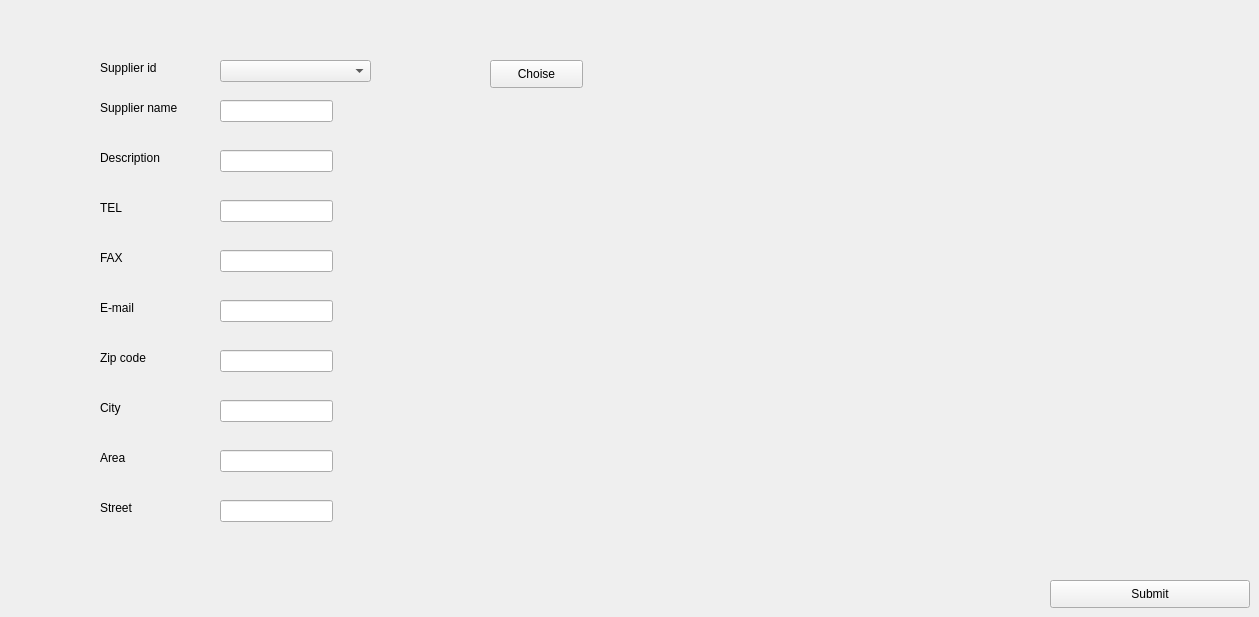
     <widget class="QWidget" name="tab">
      <attribute name="title">
       <string>Update Supplier</string>
      </attribute>
      <widget class="QLabel" name="LBtel_3">
       <property name="geometry">
        <rect>
         <x>100</x>
         <y>200</y>
         <width>55</width>
         <height>16</height>
        </rect>
       </property>
       <property name="text">
        <string>TEL</string>
       </property>
      </widget>
      <widget class="QLineEdit" name="LEstreet_edit">
       <property name="geometry">
        <rect>
         <x>220</x>
         <y>500</y>
         <width>113</width>
         <height>22</height>
        </rect>
       </property>
       <property name="text">
        <string/>
       </property>
      </widget>
      <widget class="QLineEdit" name="LEfax_edit">
       <property name="geometry">
        <rect>
         <x>220</x>
         <y>250</y>
         <width>113</width>
         <height>22</height>
        </rect>
       </property>
      </widget>
      <widget class="QLabel" name="LBstreet_3">
       <property name="geometry">
        <rect>
         <x>100</x>
         <y>500</y>
         <width>81</width>
         <height>16</height>
        </rect>
       </property>
       <property name="text">
        <string>Street</string>
       </property>
      </widget>
      <widget class="QLabel" name="LBname_3">
       <property name="geometry">
        <rect>
         <x>100</x>
         <y>100</y>
         <width>101</width>
         <height>16</height>
        </rect>
       </property>
       <property name="text">
        <string>Supplier name</string>
       </property>
      </widget>
      <widget class="QLineEdit" name="LEarea_edit">
       <property name="geometry">
        <rect>
         <x>220</x>
         <y>450</y>
         <width>113</width>
         <height>22</height>
        </rect>
       </property>
       <property name="text">
        <string/>
       </property>
      </widget>
      <widget class="QLineEdit" name="LEmail_edit">
       <property name="geometry">
        <rect>
         <x>220</x>
         <y>300</y>
         <width>113</width>
         <height>22</height>
        </rect>
       </property>
       <property name="text">
        <string/>
       </property>
      </widget>
      <widget class="QLineEdit" name="LEdiscribe_edit">
       <property name="geometry">
        <rect>
         <x>220</x>
         <y>150</y>
         <width>113</width>
         <height>22</height>
        </rect>
       </property>
       <property name="text">
        <string/>
       </property>
      </widget>
      <widget class="QLabel" name="LBarea_3">
       <property name="geometry">
        <rect>
         <x>100</x>
         <y>450</y>
         <width>81</width>
         <height>16</height>
        </rect>
       </property>
       <property name="text">
        <string>Area</string>
       </property>
      </widget>
      <widget class="QLabel" name="LBcity_3">
       <property name="geometry">
        <rect>
         <x>100</x>
         <y>400</y>
         <width>81</width>
         <height>16</height>
        </rect>
       </property>
       <property name="text">
        <string>City</string>
       </property>
      </widget>
      <widget class="QLineEdit" name="LEtel_edit">
       <property name="geometry">
        <rect>
         <x>220</x>
         <y>200</y>
         <width>113</width>
         <height>22</height>
        </rect>
       </property>
      </widget>
      <widget class="QPushButton" name="PBupdateSupplier">
       <property name="geometry">
        <rect>
         <x>1050</x>
         <y>580</y>
         <width>200</width>
         <height>28</height>
        </rect>
       </property>
       <property name="text">
        <string>Submit</string>
       </property>
      </widget>
      <widget class="QLineEdit" name="LEcity_edit">
       <property name="geometry">
        <rect>
         <x>220</x>
         <y>400</y>
         <width>113</width>
         <height>22</height>
        </rect>
       </property>
       <property name="text">
        <string/>
       </property>
      </widget>
      <widget class="QLabel" name="LBmail_3">
       <property name="geometry">
        <rect>
         <x>100</x>
         <y>300</y>
         <width>55</width>
         <height>16</height>
        </rect>
       </property>
       <property name="text">
        <string>E-mail</string>
       </property>
      </widget>
      <widget class="QLineEdit" name="LEzip_edit">
       <property name="geometry">
        <rect>
         <x>220</x>
         <y>350</y>
         <width>113</width>
         <height>22</height>
        </rect>
       </property>
      </widget>
      <widget class="QLabel" name="LBzip_3">
       <property name="geometry">
        <rect>
         <x>100</x>
         <y>350</y>
         <width>55</width>
         <height>16</height>
        </rect>
       </property>
       <property name="text">
        <string>Zip code</string>
       </property>
      </widget>
      <widget class="QLabel" name="LBdescribe_3">
       <property name="geometry">
        <rect>
         <x>100</x>
         <y>150</y>
         <width>81</width>
         <height>16</height>
        </rect>
       </property>
       <property name="text">
        <string>Description</string>
       </property>
      </widget>
      <widget class="QLineEdit" name="LEname_edit">
       <property name="geometry">
        <rect>
         <x>220</x>
         <y>100</y>
         <width>113</width>
         <height>22</height>
        </rect>
       </property>
      </widget>
      <widget class="QLabel" name="LBfax_3">
       <property name="geometry">
        <rect>
         <x>100</x>
         <y>250</y>
         <width>55</width>
         <height>16</height>
        </rect>
       </property>
       <property name="text">
        <string>FAX</string>
       </property>
      </widget>
      <widget class="QLabel" name="LBIdentifiant">
       <property name="geometry">
        <rect>
         <x>100</x>
         <y>60</y>
         <width>81</width>
         <height>16</height>
        </rect>
       </property>
       <property name="text">
        <string>Supplier id</string>
       </property>
      </widget>
      <widget class="QComboBox" name="CBsupplierid">
       <property name="geometry">
        <rect>
         <x>220</x>
         <y>60</y>
         <width>151</width>
         <height>22</height>
        </rect>
       </property>
      </widget>
      <widget class="QPushButton" name="pbChoisir">
       <property name="geometry">
        <rect>
         <x>490</x>
         <y>60</y>
         <width>93</width>
         <height>28</height>
        </rect>
       </property>
       <property name="text">
        <string>Choise</string>
       </property>
      </widget>
     </widget>
